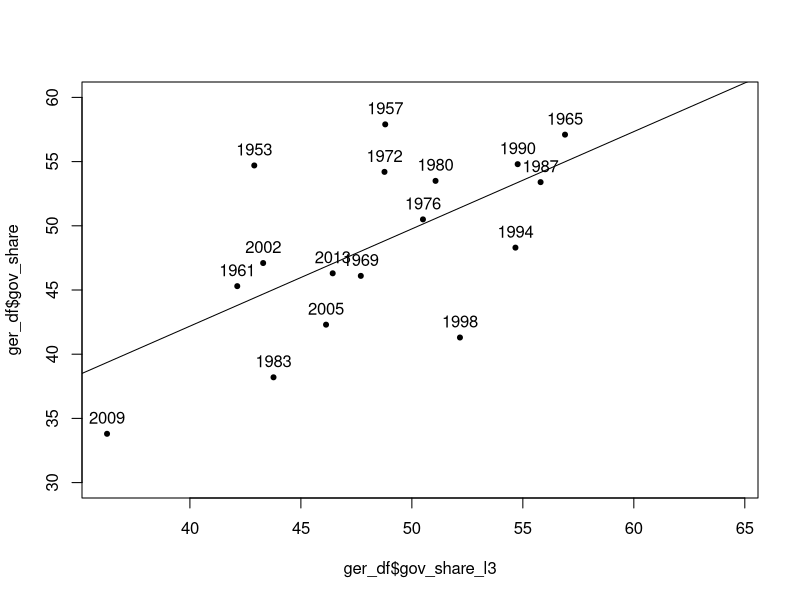
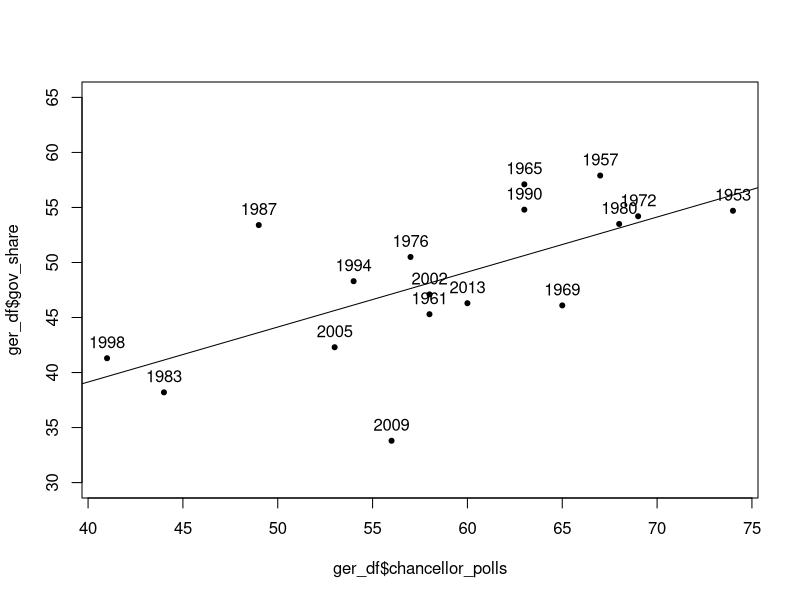
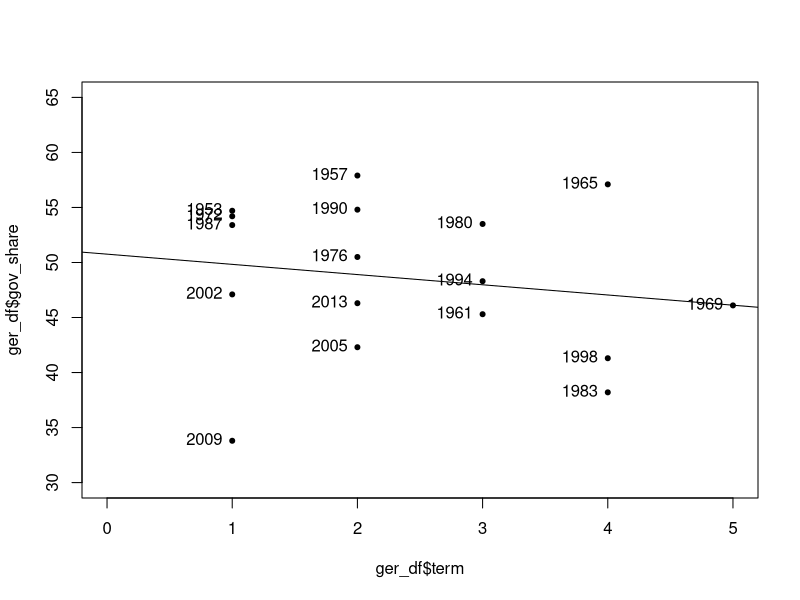
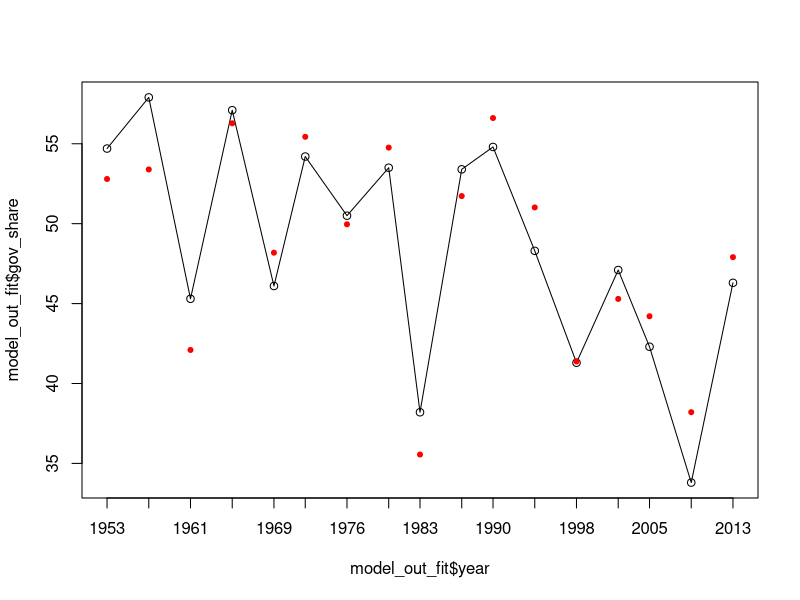

Reproduce these figures in R, in order.
### ----------------------------------------------------------
### election forecasting
### simon munzert
### ----------------------------------------------------------

# get packages
p_needed <- c("haven", "plyr", "dplyr", "magrittr","broom")
packages <- rownames(installed.packages())
p_to_install <- p_needed[!(p_needed %in% packages)]
if (length(p_to_install) > 0) {
  install.packages(p_to_install)
}
lapply(p_needed, require, character.only = TRUE)



# chancellor model
# stim = - 5.93 + 0.75*part + 0.38*kan - 1.52*amt
#
# stim: vote share of governing parties
# part: long-term party support (rolling average, last three elections)
# kan: chancellor support (average from polls, excluding undecided respondents, one and two months before election)
# amt: term a government is running


# forecasting funtion
gn.model <- function(part = 0, kan = 0, amt = 0, model = "2005") {
if (model=="2005") { 
     stim <-  -5.93 + 0.75*part + 0.38*kan - 1.52*amt } # formula from Gschwend/Norpoth 2005
else stim <-  -5.6  + 0.75*part + 0.38*kan - 1.5*amt    # formula from Norpoth/Gschwend 2010
return(stim)
} 
gn.model()
gn.model(part = 45, kan = 60, amt = 3)


# import historical data
ger_df <- read_dta("data/ger_nat.dta")
names(ger_df)
head(ger_df)

# inspect relationships between variables
plot(ger_df$gov_share_l3, ger_df$gov_share, pch = 20, ylim = c(30, 60))
abline(lm(gov_share ~ gov_share_l3, data = ger_df))
text(ger_df$gov_share_l3, ger_df$gov_share, labels = ger_df$year, pos = 3)

plot(ger_df$chancellor_polls, ger_df$gov_share, pch = 20, ylim = c(30, 65))
abline(lm(gov_share ~ chancellor_polls, data = ger_df))
text(ger_df$chancellor_polls, ger_df$gov_share, labels = ger_df$year, pos = 3)

plot(ger_df$term, ger_df$gov_share, pch = 20, ylim = c(30, 65))
abline(lm(gov_share ~ term, data = ger_df))
text(ger_df$term, ger_df$gov_share, labels = ger_df$year, pos = 2)

# run model
model_out <- lm(gov_share ~ gov_share_l3 + chancellor_polls + term, data = ger_df)
#model_out <- lm(gov_share ~ gov_share_l3 + chancellor_polls + term + chancellor, data = ger_df)
#model_out <- lm(gov_share ~ gov_share_l3 + chancellor_polls + term + chancellor*unemp, data = ger_df)
#model_out <- lm(gov_share ~ gov_share_l3 + chancellor_polls + term, data = filter(ger_df, year < 2013))
summary(model_out)

# evaluate fit
model_out_fit <- augment(model_out)
model_out_fit$year <- ger_df$year[2:18]
plot(model_out_fit$year, model_out_fit$gov_share, type = "o", xaxt = "n")
axis(1, model_out_fit$year, model_out_fit$year)
points(model_out_fit$year, model_out_fit$.fitted, col = "red", pch = 20)

# 2013 forecast, with and without prediction intervals
augment(model_out, newdata = filter(ger_df, year == 2013))
predict(model_out, filter(ger_df, year == 2013), se.fit = TRUE, interval = "confidence")
predict(model_out, filter(ger_df, year == 2013), se.fit = TRUE, interval = "prediction")

# true value: CDU/CSU 41.5, FDP 4.8 --> 46.3
